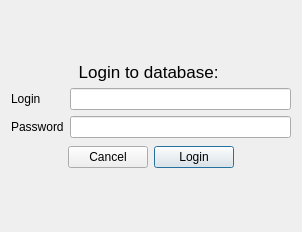
<?xml version="1.0" encoding="UTF-8"?>
<ui version="4.0">
 <class>FormAuth</class>
 <widget class="QWidget" name="FormAuth">
  <property name="geometry">
   <rect>
    <x>0</x>
    <y>0</y>
    <width>302</width>
    <height>232</height>
   </rect>
  </property>
  <property name="sizePolicy">
   <sizepolicy hsizetype="Fixed" vsizetype="Fixed">
    <horstretch>0</horstretch>
    <verstretch>0</verstretch>
   </sizepolicy>
  </property>
  <property name="windowTitle">
   <string>Login</string>
  </property>
  <layout class="QVBoxLayout" name="verticalLayout">
   <item>
    <spacer name="verticalSpacer">
     <property name="orientation">
      <enum>Qt::Orientation::Vertical</enum>
     </property>
     <property name="sizeHint" stdset="0">
      <size>
       <width>20</width>
       <height>40</height>
      </size>
     </property>
    </spacer>
   </item>
   <item>
    <widget class="QLabel" name="title">
     <property name="font">
      <font>
       <pointsize>13</pointsize>
      </font>
     </property>
     <property name="text">
      <string>Login to database: </string>
     </property>
     <property name="alignment">
      <set>Qt::AlignmentFlag::AlignCenter</set>
     </property>
    </widget>
   </item>
   <item>
    <layout class="QFormLayout" name="formLayout">
     <item row="0" column="0">
      <widget class="QLabel" name="loginLabel">
       <property name="text">
        <string>Login</string>
       </property>
      </widget>
     </item>
     <item row="0" column="1">
      <widget class="QLineEdit" name="loginEdit"/>
     </item>
     <item row="1" column="0">
      <widget class="QLabel" name="pwdLabel">
       <property name="text">
        <string>Password</string>
       </property>
      </widget>
     </item>
     <item row="1" column="1">
      <widget class="QLineEdit" name="pwdEdit">
       <property name="inputMethodHints">
        <set>Qt::InputMethodHint::ImhHiddenText|Qt::InputMethodHint::ImhNoAutoUppercase|Qt::InputMethodHint::ImhNoPredictiveText|Qt::InputMethodHint::ImhSensitiveData</set>
       </property>
       <property name="echoMode">
        <enum>QLineEdit::EchoMode::Password</enum>
       </property>
      </widget>
     </item>
    </layout>
   </item>
   <item>
    <layout class="QHBoxLayout" name="horizontalLayout">
     <property name="topMargin">
      <number>2</number>
     </property>
     <property name="bottomMargin">
      <number>2</number>
     </property>
     <item>
      <spacer name="horizontalSpacer">
       <property name="orientation">
        <enum>Qt::Orientation::Horizontal</enum>
       </property>
       <property name="sizeHint" stdset="0">
        <size>
         <width>40</width>
         <height>20</height>
        </size>
       </property>
      </spacer>
     </item>
     <item>
      <widget class="QPushButton" name="cancelBtn">
       <property name="text">
        <string>Cancel</string>
       </property>
      </widget>
     </item>
     <item>
      <widget class="QPushButton" name="loginBtn">
       <property name="text">
        <string>Login</string>
       </property>
       <property name="autoDefault">
        <bool>false</bool>
       </property>
       <property name="default">
        <bool>true</bool>
       </property>
       <property name="flat">
        <bool>false</bool>
       </property>
      </widget>
     </item>
     <item>
      <spacer name="horizontalSpacer_2">
       <property name="orientation">
        <enum>Qt::Orientation::Horizontal</enum>
       </property>
       <property name="sizeHint" stdset="0">
        <size>
         <width>40</width>
         <height>20</height>
        </size>
       </property>
      </spacer>
     </item>
    </layout>
   </item>
   <item>
    <spacer name="verticalSpacer_2">
     <property name="orientation">
      <enum>Qt::Orientation::Vertical</enum>
     </property>
     <property name="sizeHint" stdset="0">
      <size>
       <width>20</width>
       <height>40</height>
      </size>
     </property>
    </spacer>
   </item>
  </layout>
 </widget>
 <resources/>
 <connections/>
</ui>
